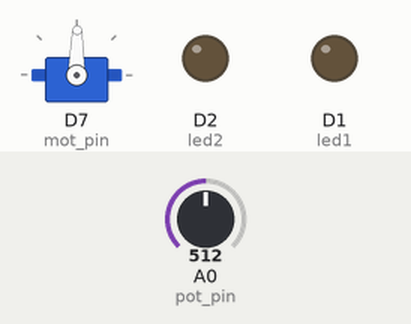
The sketch below on a simulated ESP8266 (NodeMCU). Parts: servo, output pins drawn as LEDs (lit = HIGH). The test bench sets the inputs (shaded band); at power-on: A0 (pot_pin) = 512. What the sketch prints to the serial monitor is not drawn.

Above: at 1.2 s.
1.3 s: A0 (pot_pin) set to 19
At 1.6 s:
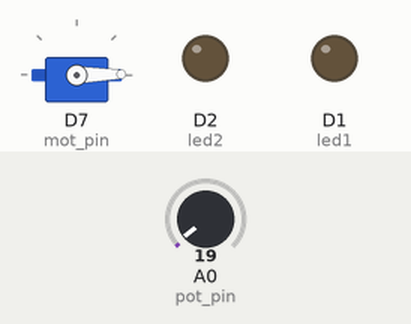
2.8 s: A0 (pot_pin) set to 16
At 4.0 s:
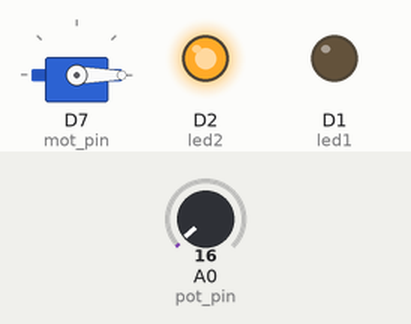
4.3 s: A0 (pot_pin) set to 716
At 4.9 s:
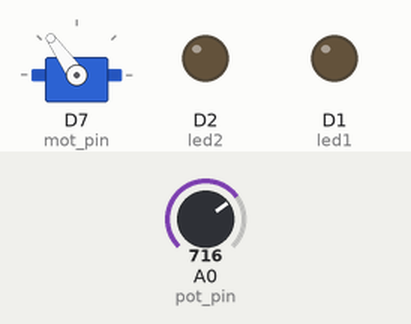
5.8 s: A0 (pot_pin) set to 1005
At 6.3 s:
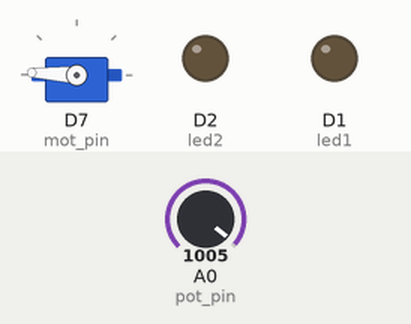
7.3 s: A0 (pot_pin) set to 1021
At 7.7 s:
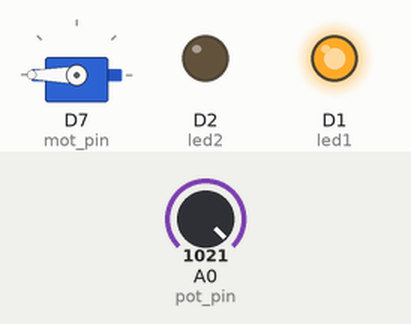
8.8 s: A0 (pot_pin) set to 0
At 9.7 s:
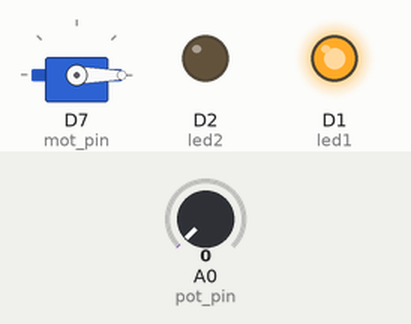
Timing chart, 0 to 11.3 s (numbered marks = the images above; inputs shaded):
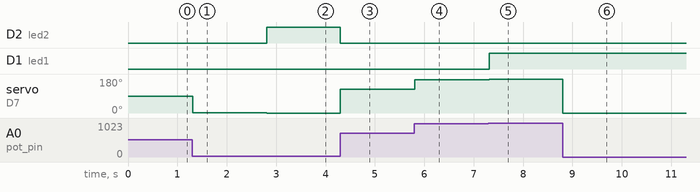

Measured:
- the behaviour switches between 18 and 17 on A0 (pot_pin) (found by bisection; images 1 and 2)
- the behaviour switches between 1020 and 1021 on A0 (pot_pin) (found by bisection; images 4 and 5)
- after the input at 1.3 s, servo on D7 (mot_pin): 89° → 1° at once
- after the input at 2.8 s, D2 (led2): LOW → HIGH at once; servo on D7 (mot_pin): 1° → 0° at once
- after the input at 4.3 s, D2 (led2): HIGH → LOW at once; servo on D7 (mot_pin): 0° → 125° at once
- after the input at 5.8 s, servo on D7 (mot_pin): 125° → 177° at once
- after the input at 7.3 s, D1 (led1): LOW → HIGH at once; servo on D7 (mot_pin): 177° → 180° at once
- after the input at 8.8 s, servo on D7 (mot_pin): 180° → 0° at once

The sketch:

servo_motor4lcd.ino
```cpp
#include "Servo.h"
int mot_pin = D7;
int pot_pin = A0;

int led1 = D1;
int led2 = D2;


Servo servo;
int value;
void setup() {
  Serial.begin(115200);
  pinMode(led1, OUTPUT);
  pinMode(led2, OUTPUT);
  servo.attach(mot_pin);
}
void loop() {
  value = analogRead(pot_pin);
  value = map(value, 15, 1023, 0, 180);
  servo.write(value);

  Serial.print("Valore: ");
  Serial.print(value);
  if(value == 180) {
  digitalWrite(led1,HIGH);
  digitalWrite(led2,LOW);
  Serial.println(", Led1 Acceso, Led2 Spento");
  }
  if(value == 0) {
    digitalWrite(led1,LOW);
    digitalWrite(led2,HIGH);
    Serial.println(", Led1 Spento, Led2 Acceso");
  }
  if(value >0 && value < 180) {
    digitalWrite(led1,LOW);
    digitalWrite(led2,LOW);
    Serial.println(", Led1 Spento, Led2 Spento");

  }


  delay(15);
}
```
